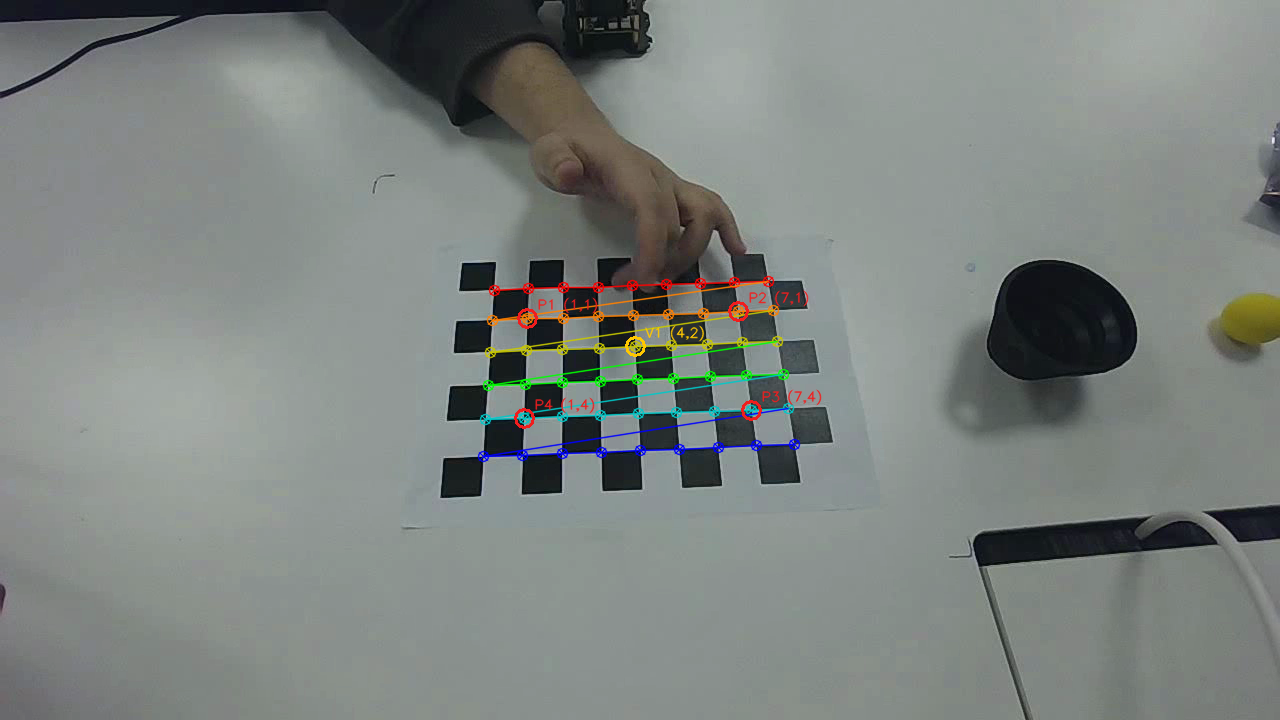
#> input picture calibrations/bench-layout-v2/2026-11-15/calibrations/bench-layout-v2/revisions/eef40afc17fa4533a4d4198c0edf2676/session.png, 1280 x 720 px
$ python -i vision.py   (imports and definitions only)
#> lines starting #> are read from the running program, lines starting #| are printed output that depends on the picture; after the words box and inside, x2 and y2 are one past the last pixel; in counts of white or black regions, pixels touching at a corner belong together
#> further down, picture is the input picture: shape (720, 1280, 3); mean B, G, R 127.6, 130.9, 125.1
"""P1 overhead vision: chessboard plane mapping + yellow ball detection.

No robot commands, serial connections or actuator access anywhere in this module.
Image coordinates use image origin top-left. Grid origin uses the upper-left
inner chessboard corner with +X right and +Y down in the captured image.
This is NOT the robot-base coordinate frame and is NOT full camera intrinsics.
"""
from __future__ import annotations

import math
import cv2
import numpy as np

PATTERN = (9, 6)  # inner corners: columns, rows
MAX_IMAGE_DIM = 4096
MIN_CIRCULARITY = 0.55


class VisionError(ValueError):
    pass


# [80 lines left out: functions decode_image, find_chessboard, find_chessboard_near_reference, not called in this run]


def yellow_ball_mask(image):
    hsv = cv2.cvtColor(image, cv2.COLOR_BGR2HSV)
#> hsv: shape (720, 1280, 3); mean H, S, V 75.8, 21.9, 132.8
    # Broad enough for pastel foam balls in ambient white-room lighting.
    mask = cv2.inRange(hsv, (15, 40, 50), (45, 255, 255))
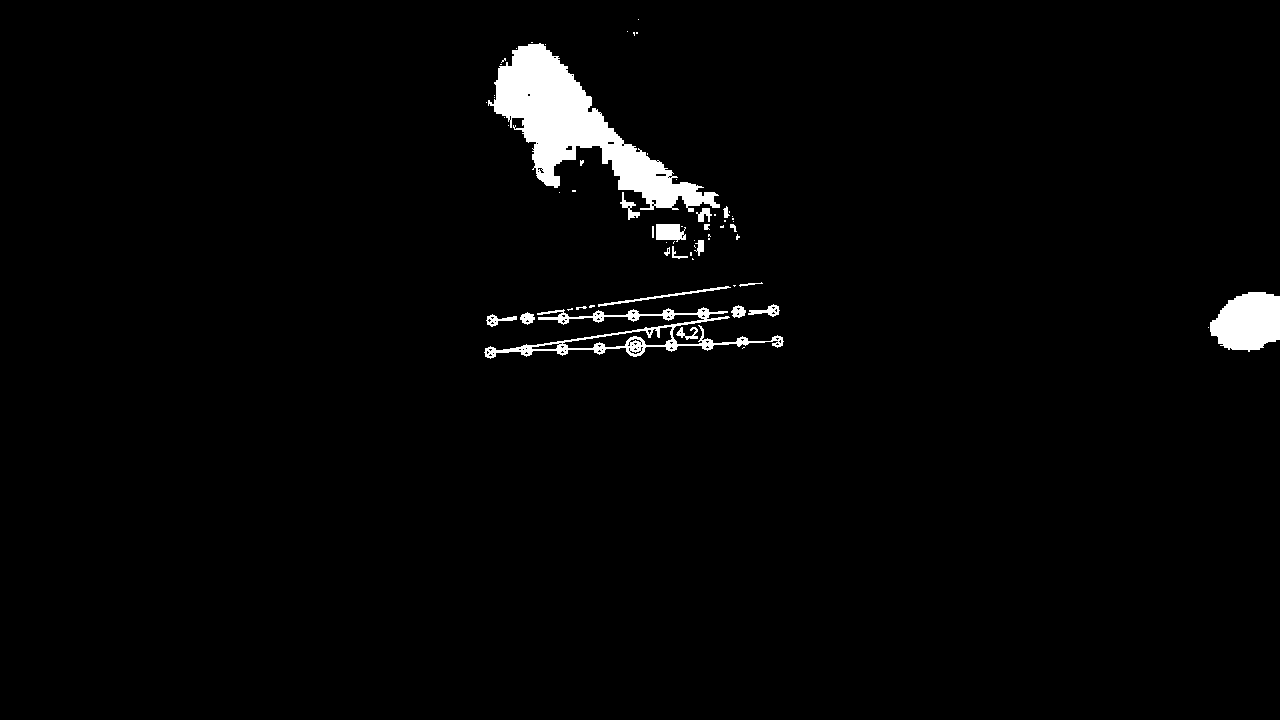
#> mask: shape (720, 1280); 2.3% white; 62 white regions (41 under 20 px), largest, box (x1, y1, x2, y2) and area: (488, 43, 720, 212) 12630, (1210, 292, 1280, 352) 3244, (484, 307, 784, 359) 3020
    mask = cv2.morphologyEx(mask, cv2.MORPH_OPEN, np.ones((5, 5), np.uint8))
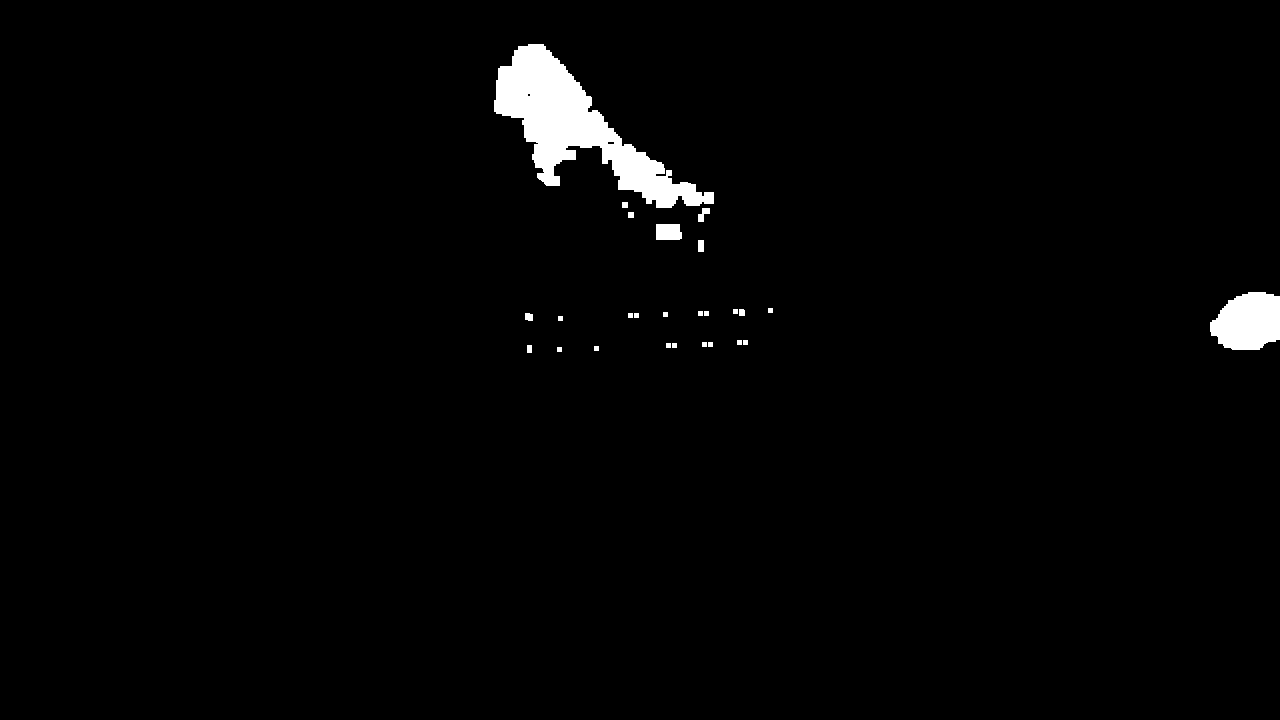
#> mask: shape (720, 1280); 1.8% white; 26 white regions, largest, box (x1, y1, x2, y2) and area: (494, 44, 714, 208) 12228, (1210, 292, 1280, 350) 3232, (656, 224, 682, 240) 398
    mask = cv2.morphologyEx(mask, cv2.MORPH_CLOSE, np.ones((5, 5), np.uint8))
#> mask: shape (720, 1280); 1.8% white; 19 white regions
    return mask


def find_yellow_ball(image):
    mask = yellow_ball_mask(image)
    contours, _ = cv2.findContours(mask, cv2.RETR_EXTERNAL, cv2.CHAIN_APPROX_SIMPLE)
#> contours = 19 contours, 5 with area under 20; largest, box (x1, y1, x2, y2) and area: (494, 44, 714, 222) 12144, (1210, 292, 1280, 350) 3118, (656, 224, 682, 240) 358, (698, 240, 704, 252) 55, (733, 309, 745, 316) 54
    height, width = image.shape[:2]
#> height = 720; width = 1280
    candidates = []
    for cnt in contours:
        area = float(cv2.contourArea(cnt))
        if area < max(120, width * height * 0.00010) or area > width * height * 0.08:
            continue
        perimeter = cv2.arcLength(cnt, True)
        if perimeter <= 0:
            continue
        circularity = 4 * math.pi * area / (perimeter * perimeter)
        if circularity < MIN_CIRCULARITY:
            continue
        x, y, w, h = cv2.boundingRect(cnt)
        ratio = w / max(h, 1)
        if not (0.6 <= ratio <= 1.5):
            continue
        moments = cv2.moments(cnt)
        if not moments["m00"]:
            continue
        center_x = moments["m10"] / moments["m00"]
        center_y = moments["m01"] / moments["m00"]
        _, radius = cv2.minEnclosingCircle(cnt)
        score = area * circularity
        candidates.append((score, center_x, center_y, radius, x, y, w, h, circularity, area))
#> this loop made 19 passes
#> (cnt, area) on passes 3, 4, 5, 6, 8, 11, 15, 17, 18: ([[527, 345], [527, 352], [531, 352], [531, 345]], 28), ([[666, 343], [666, 347], [676, 347], [676, 343]], 40), ([[702, 342], [702, 346], [712, 346], [712, 342]], 40), ([[737, 340], [737, 344], [747, 344], [747, 340]], 40), ([[628, 313], [628, 317], [638, 317], [638, 313]], 40), ([[698, 311], [698, 315], [708, 315], [708, 311]], 40), ([[698, 240], [698, 251], [703, 251], [703, 240]], 55), ([[628, 212], [628, 217], [633, 217], [633, 212]], 25), ([[622, 202], [622, 207], [627, 207], [627, 202]], 25)
#> area on passes 9, 12: 44, 54
#> after the loop, candidates = [(2190.8, 1248, 321.4, 39.26, 1210, 292, 70, 58, 0.703, 3118.5)]
    if not candidates:
        return None
    candidates.sort(reverse=True)
    _, center_x, center_y, radius, x, y, w, h, circularity, area = candidates[0]
#> x = 1210; y = 292; w = 70; h = 58; circularity = 0.703; area = 3118.5
    return {
        "center_px": [round(center_x, 1), round(center_y, 1)],
        "radius_px": round(radius, 1),
        "area_radius_px": round(math.sqrt(area / math.pi), 2),
        "enclosing_radius_px": round(radius, 2),
        "bbox_px": [int(x), int(y), int(w), int(h)],
        "circularity": round(circularity, 3),
        "near_edge": bool(min(x, y, width - (x + w), height - (y + h)) < 24),
        "candidate_count": len(candidates),
    }


# [407 lines left out: functions reference_board_tolerance_mm, verify_visible_reference_corners, verify_confirmed_empty_board, confirm_empty_board, analyze_image, not called in this run]

>>> import cv2
>>> picture = cv2.imread('../calibrations/bench-layout-v2/2026-11-15/calibrations/bench-layout-v2/revisions/eef40afc17fa4533a4d4198c0edf2676/session.png')
>>> result = find_yellow_ball(picture)
#> result = {'center_px': [1248, 321.4], 'radius_px': 39.3, 'area_radius_px': 31.51, 'enclosing_radius_px': 39.26, 'bbox_px': [1210, 292, 70, 58], 'circularity': 0.703, 'near_edge': True, 'candidate_count': 1}
